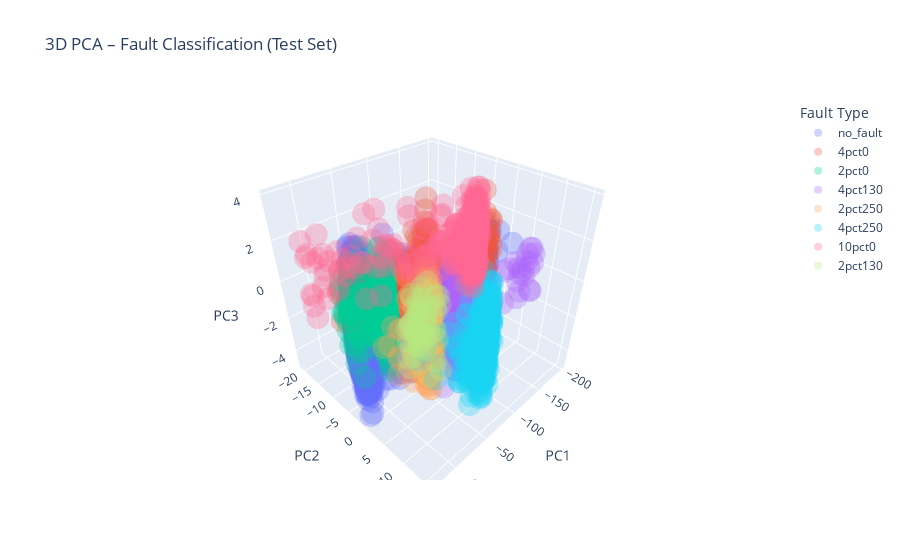
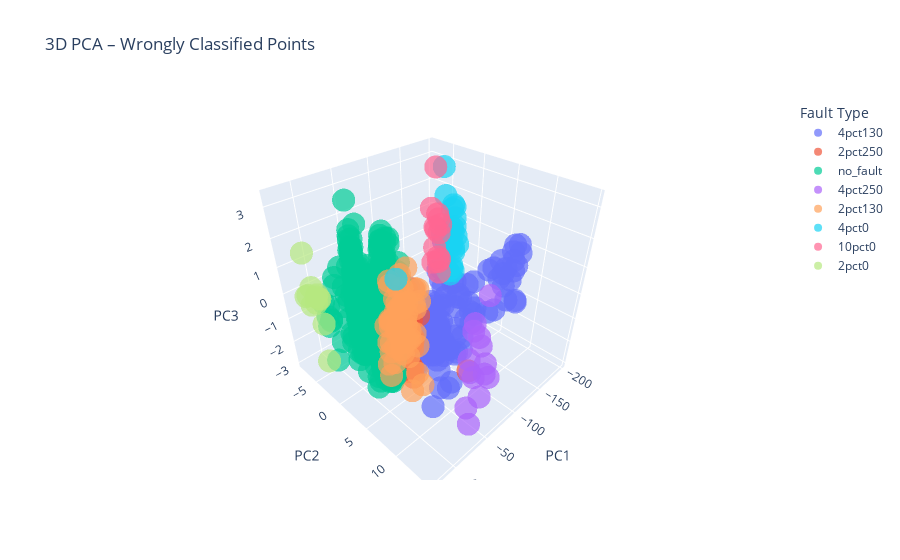

Here is the notebook cell these charts were saved with, in order:
### Code cell
import plotly.express as px

df_test = X_test.copy()
df_test["label"] = le.inverse_transform(y_test.values)
# add predicted labels
df_test["test_label"] = le.inverse_transform(y_pred)

fig = px.scatter_3d(
    df_test,
    x="pca_res_1",
    y="pca_res_2",
    z="pca_res_3",
    color="test_label",
    opacity=0.3,
    title="3D PCA – Fault Classification (Test Set)"
)

fig.update_layout(
    legend_title_text="Fault Type",
    scene=dict(
        xaxis_title="PC1",
        yaxis_title="PC2",
        zaxis_title="PC3"
    )
)

fig.upda

fig.write_html("pca_3d_faults_pred.html")
fig.show()


# plot wrogly classified points in 3d PCA
wrongly_classified = df_test[df_test["label"] != df_test["test_label"]]
fig_wrong = px.scatter_3d(
    wrongly_classified,
    x="pca_res_1",
    y="pca_res_2",
    z="pca_res_3",
    color="test_label",
    opacity=0.7,
    title="3D PCA – Wrongly Classified Points"
)

fig_wrong.update_layout(
    legend_title_text="Fault Type",
    scene=dict(
        xaxis_title="PC1",
        yaxis_title="PC2",
        zaxis_title="PC3"
    )
)
fig_wrong.write_html("pca_3d_wrongly_classified.html")
fig_wrong.show()

### Figure 1 — Plotly figure (JSON) as saved in the notebook; plotly's stock layout.template omitted (floating-point values rounded to 4 significant figures; data arrays with more than 128 entries replaced by an {"elided": "..."} marker saying what was removed)
{"data": [{"hovertemplate": "test_label=no_fault<br>pca_res_1=%{x}<br>pca_res_2=%{y}<br>pca_res_3=%{z}<extra></extra>", "legendgroup": "no_fault", "marker": {"color": "#636efa", "opacity": 0.3, "symbol": "circle"}, "mode": "markers", "name": "no_fault", "scene": "scene", "showlegend": true, "type": "scatter3d", "x": {"elided": "13769 float values"}, "y": {"elided": "13769 float values"}, "z": {"elided": "13769 float values"}}, {"hovertemplate": "test_label=4pct0<br>pca_res_1=%{x}<br>pca_res_2=%{y}<br>pca_res_3=%{z}<extra></extra>", "legendgroup": "4pct0", "marker": {"color": "#EF553B", "opacity": 0.3, "symbol": "circle"}, "mode": "markers", "name": "4pct0", "scene": "scene", "showlegend": true, "type": "scatter3d", "x": {"elided": "593 float values"}, "y": {"elided": "593 float values"}, "z": {"elided": "593 float values"}}, {"hovertemplate": "test_label=2pct0<br>pca_res_1=%{x}<br>pca_res_2=%{y}<br>pca_res_3=%{z}<extra></extra>", "legendgroup": "2pct0", "marker": {"color": "#00cc96", "opacity": 0.3, "symbol": "circle"}, "mode": "markers", "name": "2pct0", "scene": "scene", "showlegend": true, "type": "scatter3d", "x": {"elided": "443 float values"}, "y": {"elided": "443 float values"}, "z": {"elided": "443 float values"}}, {"hovertemplate": "test_label=4pct130<br>pca_res_1=%{x}<br>pca_res_2=%{y}<br>pca_res_3=%{z}<extra></extra>", "legendgroup": "4pct130", "marker": {"color": "#ab63fa", "opacity": 0.3, "symbol": "circle"}, "mode": "markers", "name": "4pct130", "scene": "scene", "showlegend": true, "type": "scatter3d", "x": {"elided": "642 float values"}, "y": {"elided": "642 float values"}, "z": {"elided": "642 float values"}}, {"hovertemplate": "test_label=2pct250<br>pca_res_1=%{x}<br>pca_res_2=%{y}<br>pca_res_3=%{z}<extra></extra>", "legendgroup": "2pct250", "marker": {"color": "#FFA15A", "opacity": 0.3, "symbol": "circle"}, "mode": "markers", "name": "2pct250", "scene": "scene", "showlegend": true, "type": "scatter3d", "x": {"elided": "602 float values"}, "y": {"elided": "602 float values"}, "z": {"elided": "602 float values"}}, {"hovertemplate": "test_label=4pct250<br>pca_res_1=%{x}<br>pca_res_2=%{y}<br>pca_res_3=%{z}<extra></extra>", "legendgroup": "4pct250", "marker": {"color": "#19d3f3", "opacity": 0.3, "symbol": "circle"}, "mode": "markers", "name": "4pct250", "scene": "scene", "showlegend": true, "type": "scatter3d", "x": {"elided": "586 float values"}, "y": {"elided": "586 float values"}, "z": {"elided": "586 float values"}}, {"hovertemplate": "test_label=10pct0<br>pca_res_1=%{x}<br>pca_res_2=%{y}<br>pca_res_3=%{z}<extra></extra>", "legendgroup": "10pct0", "marker": {"color": "#FF6692", "opacity": 0.3, "symbol": "circle"}, "mode": "markers", "name": "10pct0", "scene": "scene", "showlegend": true, "type": "scatter3d", "x": {"elided": "587 float values"}, "y": {"elided": "587 float values"}, "z": {"elided": "587 float values"}}, {"hovertemplate": "test_label=2pct130<br>pca_res_1=%{x}<br>pca_res_2=%{y}<br>pca_res_3=%{z}<extra></extra>", "legendgroup": "2pct130", "marker": {"color": "#B6E880", "opacity": 0.3, "symbol": "circle"}, "mode": "markers", "name": "2pct130", "scene": "scene", "showlegend": true, "type": "scatter3d", "x": [-9.046, -27.29, -11.71, -21.11, -11.55, -8.284, -12.03, -7.324, -11.61, -45.57, -26.76, -14.31, -16.58, -7.574, -25.11, -16.73, -12.66, -9.019, -16.98, -27.39, -13.33, -24.03, -28.71, -28.8, -29.68, -12.55, -44.69, -11.33, -13.99, -16.25, -9.239, -28.37, -49.39, -32.35, -24.58, -22.09, -7.723, -16.13, -50.32, -43.67, -42.71, -23.26, -15.01, -16.41, -46.4, -46.18, -25.75, -11.79, -28.09, -16.53, -31.04, -17.78, -16.43, -29.54, -30.02, -46.85, -23.29, -21.17], "y": [4.932, 5.196, 4.434, 4.678, 4.783, 4.65, 4.53, 4.711, 5.622, 4.811, 4.971, 4.898, 5.594, 4.486, 4.843, 5.458, 4.621, 4.943, 5.637, 5.499, 4.729, 4.975, 5.256, 5.391, 5.618, 5.943, 4.676, 5.576, 4.58, 5.335, 4.883, 5.151, 4.981, 5.258, 5.309, 5.249, 4.378, 5.442, 5.192, 4.993, 4.905, 5.239, 5.147, 4.974, 4.635, 4.932, 5.103, 5.77, 5.397, 5.609, 5.401, 5.717, 5.669, 4.986, 5.169, 5.058, 5.244, 5.204], "z": [0.2008, 0.2192, -0.9078, 0.7929, 1.707, -1.78, -0.53, -0.4049, 0.2192, -2.404, 1.267, -0.6765, 0.8492, -1.325, -1.141, 0.8241, 0.3148, 0.393, 0.2505, -0.4869, -1.327, 1.771, 0.4327, 1.98, -2.72, -0.06217, -0.6979, 1.229, 1.506, -0.09626, 0.4412, -0.02285, 0.5059, -0.6033, -0.6146, -0.1956, 0.1617, -0.7243, -2.972, 1.051, 0.5024, 0.8215, 0.6692, -0.1333, 0.2303, -1.189, -0.3898, 0.1978, -1.225, 1.505, -0.2409, 0.7919, -0.6789, 0.8926, 0.7791, 0.9782, -0.308, -0.5465]}], "layout": {"legend": {"title": {"text": "Fault Type"}, "tracegroupgap": 0}, "scene": {"domain": {"x": [0, 1], "y": [0, 1]}, "xaxis": {"title": {"text": "PC1"}}, "yaxis": {"title": {"text": "PC2"}}, "zaxis": {"title": {"text": "PC3"}}}, "title": {"text": "3D PCA – Fault Classification (Test Set)"}}}

### Figure 2 — Plotly figure (JSON) as saved in the notebook; plotly's stock layout.template omitted (floating-point values rounded to 4 significant figures; data arrays with more than 128 entries replaced by an {"elided": "..."} marker saying what was removed)
{"data": [{"hovertemplate": "test_label=4pct130<br>pca_res_1=%{x}<br>pca_res_2=%{y}<br>pca_res_3=%{z}<extra></extra>", "legendgroup": "4pct130", "marker": {"color": "#636efa", "opacity": 0.7, "symbol": "circle"}, "mode": "markers", "name": "4pct130", "scene": "scene", "showlegend": true, "type": "scatter3d", "x": [-107.0, -52.3, -168.6, -19.54, -21.32, -57.17, -61.47, -54.42, -50.78, -101.5, -57.03, -57.79, -49.49, -168.7, -31.57, -120.1, -58.86, -24.38, -194.7, -133.7, -95.35, -58.17, -38.78, -39.11, -60.69, -188.1, -62.53, -25.07, -90.77, -31.33, -152.9, -116.4, -58.88, -37.3, -117.0, -33.57, -32.9, -23.21, -151.8, -19.75, -148.7, -61.55, -21.38, -30.35, -178.1, -60.04, -181.8, -22.18, -61.25, -43.11, -110.0, -185.6, -60.62, -30.71, -36.15, -27.73, -34.6, -61.22, -83.6, -27.61, -18.28, -60.53, -189.8, -32.79, -33.25, -140.0, -112.2, -189.8, -102.8, -98.82, -21.56, -33.96, -103.8, -41.29, -51.21, -55.58, -60.41, -177.5, -24.51, -121.3, -98.76, -163.4, -57.96, -28.33, -156.4, -180.2, -30.09, -35.05, -86.39, -122.4, -23.44, -87.88, -39.79, -60.66, -38.47, -163.2, -52.24, -135.6, -48.93, -61.79, -21.51, -41.49, -39.39, -22.01], "y": [5.654, 5.493, 7.978, 6.238, 6.578, 6.696, 7.264, 5.829, 5.31, 5.359, 6.235, 6.312, 5.234, 8.743, 9.068, 6.334, 6.786, 7.226, 4.161, 7.33, 5.175, 6.641, 11.1, 11.13, 6.903, 7.362, 7.469, 7.175, 5.088, 9.12, 8.167, 6.478, 6.721, 10.56, 6.626, 9.429, 9.329, 7.059, 8.337, 6.311, 7.817, 7.067, 6.692, 8.647, 7.525, 6.946, 8.148, 6.688, 7.203, 12.21, 6.339, 7.954, 6.664, 8.91, 10.37, 8.019, 10.01, 6.943, 4.806, 7.934, 6.104, 6.821, 5.377, 9.25, 9.536, 7.525, 6.109, 4.819, 5.526, 5.466, 6.677, 9.62, 5.612, 11.77, 5.35, 6.035, 6.954, 8.405, 7.35, 6.629, 5.128, 8.316, 6.347, 8.277, 8.506, 7.513, 8.792, 9.906, 4.677, 6.632, 7.155, 4.681, 11.31, 7.044, 10.83, 8.527, 5.506, 7.418, 5.421, 7.013, 6.323, 11.75, 11.18, 6.761], "z": [-0.09952, -1.525, 1.143, 0.4086, 1.591, -0.07376, 0.5078, -0.8251, 0.2754, -0.4232, 0.0237, 0.4041, 0.4959, 1.488, 0.2726, -1.222, 0.6066, -1.084, -2.156, 0.8139, -2.196, -0.2755, 0.6577, -0.2717, 1.382, 0.3112, 0.841, -0.6279, -1.969, -0.536, 0.06375, -0.6829, 1.686, -1.712, 0.5125, 0.5791, -0.7276, -1.353, 0.7758, -0.2581, 1.037, -2.958, 0.9953, -0.5999, 1.227, -0.4125, -0.9409, 0.05764, 2.618, 1.614, -0.9203, -1.099, -0.07036, -2.76, -0.1466, 0.01084, -0.4463, -1.099, 1.241, 0.2125, -0.1017, 0.3991, -0.2932, -0.4337, -1.084, 0.8414, 0.4002, -0.5697, -0.03566, 0.6084, 0.9667, 0.04367, 0.07133, -0.02845, 0.3459, 0.5727, -0.4247, 1.041, -0.3146, -0.8342, 0.5206, 0.1756, -0.3374, -0.1421, -0.5015, 0.2156, 0.9639, 0.07582, -0.8991, -0.5878, -0.315, 0.447, -0.1764, 1.748, -1.426, 0.9462, -0.3999, -0.8595, -0.942, -0.9829, -0.7026, 0.4145, 0.4037, -0.3225]}, {"hovertemplate": "test_label=2pct250<br>pca_res_1=%{x}<br>pca_res_2=%{y}<br>pca_res_3=%{z}<extra></extra>", "legendgroup": "2pct250", "marker": {"color": "#EF553B", "opacity": 0.7, "symbol": "circle"}, "mode": "markers", "name": "2pct250", "scene": "scene", "showlegend": true, "type": "scatter3d", "x": [-12.31, -16.66, -15.73, -16.3, -16.19, -1.723, -16.31, -16.43, -19.37, -16.86, -13.45, -17.32, -17.09, -16.64, -13.9, 7.104, -44.51, 0.3897, -15.6, -17.76, -17.61, -16.21, -16.83, -12.16, -15.11, -15.51], "y": [6.102, 7.188, 6.948, 7.125, 7.225, 6.912, 7.19, 7.327, 8.063, 7.333, 6.301, 7.452, 7.286, 7.378, 6.529, 3.904, 12.51, 6.343, 6.896, 7.333, 7.65, 7.091, 7.223, 6.139, 6.826, 6.953], "z": [-1.012, -0.1959, 0.2982, -1.065, -0.05941, -0.625, 0.5808, -1.127, 0.9247, -1.491, 0.4256, 0.07539, 0.6935, -0.3077, -0.2285, 0.5294, -0.7539, 0.6229, 1.643, -0.05573, 1.744, -0.1674, -0.07124, -0.9087, -1.171, -1.31]}, {"hovertemplate": "test_label=no_fault<br>pca_res_1=%{x}<br>pca_res_2=%{y}<br>pca_res_3=%{z}<extra></extra>", "legendgroup": "no_fault", "marker": {"color": "#00cc96", "opacity": 0.7, "symbol": "circle"}, "mode": "markers", "name": "no_fault", "scene": "scene", "showlegend": true, "type": "scatter3d", "x": {"elided": "740 float values"}, "y": {"elided": "740 float values"}, "z": {"elided": "740 float values"}}, {"hovertemplate": "test_label=4pct250<br>pca_res_1=%{x}<br>pca_res_2=%{y}<br>pca_res_3=%{z}<extra></extra>", "legendgroup": "4pct250", "marker": {"color": "#ab63fa", "opacity": 0.7, "symbol": "circle"}, "mode": "markers", "name": "4pct250", "scene": "scene", "showlegend": true, "type": "scatter3d", "x": [-50.38, -45.41, -44.83, -48.9, -46.51, -49.1, -44.24, -48.13, -45.77, -43.18, -47.34, -48.95, -45.45, -44.87], "y": [14.62, 13.16, 12.73, 14.11, 13.48, 14.24, 12.58, 13.92, 12.94, 12.64, 13.7, 14.23, 12.94, 12.87], "z": [-0.7073, -0.9089, -0.7883, 2.017, 0.6163, -0.2359, -0.3168, -1.599, -2.993, -2.255, 0.3369, -0.6304, 1.01, 0.7542]}, {"hovertemplate": "test_label=2pct130<br>pca_res_1=%{x}<br>pca_res_2=%{y}<br>pca_res_3=%{z}<extra></extra>", "legendgroup": "2pct130", "marker": {"color": "#FFA15A", "opacity": 0.7, "symbol": "circle"}, "mode": "markers", "name": "2pct130", "scene": "scene", "showlegend": true, "type": "scatter3d", "x": [-9.046, -27.29, -11.71, -21.11, -11.55, -8.284, -12.03, -7.324, -11.61, -45.57, -26.76, -14.31, -16.58, -7.574, -25.11, -16.73, -12.66, -9.019, -16.98, -27.39, -13.33, -24.03, -28.71, -28.8, -29.68, -12.55, -44.69, -11.33, -13.99, -16.25, -9.239, -28.37, -49.39, -32.35, -24.58, -22.09, -7.723, -16.13, -50.32, -43.67, -42.71, -23.26, -15.01, -16.41, -46.4, -46.18, -25.75, -11.79, -28.09, -16.53, -31.04, -17.78, -16.43, -29.54, -30.02, -46.85, -23.29, -21.17], "y": [4.932, 5.196, 4.434, 4.678, 4.783, 4.65, 4.53, 4.711, 5.622, 4.811, 4.971, 4.898, 5.594, 4.486, 4.843, 5.458, 4.621, 4.943, 5.637, 5.499, 4.729, 4.975, 5.256, 5.391, 5.618, 5.943, 4.676, 5.576, 4.58, 5.335, 4.883, 5.151, 4.981, 5.258, 5.309, 5.249, 4.378, 5.442, 5.192, 4.993, 4.905, 5.239, 5.147, 4.974, 4.635, 4.932, 5.103, 5.77, 5.397, 5.609, 5.401, 5.717, 5.669, 4.986, 5.169, 5.058, 5.244, 5.204], "z": [0.2008, 0.2192, -0.9078, 0.7929, 1.707, -1.78, -0.53, -0.4049, 0.2192, -2.404, 1.267, -0.6765, 0.8492, -1.325, -1.141, 0.8241, 0.3148, 0.393, 0.2505, -0.4869, -1.327, 1.771, 0.4327, 1.98, -2.72, -0.06217, -0.6979, 1.229, 1.506, -0.09626, 0.4412, -0.02285, 0.5059, -0.6033, -0.6146, -0.1956, 0.1617, -0.7243, -2.972, 1.051, 0.5024, 0.8215, 0.6692, -0.1333, 0.2303, -1.189, -0.3898, 0.1978, -1.225, 1.505, -0.2409, 0.7919, -0.6789, 0.8926, 0.7791, 0.9782, -0.308, -0.5465]}, {"hovertemplate": "test_label=4pct0<br>pca_res_1=%{x}<br>pca_res_2=%{y}<br>pca_res_3=%{z}<extra></extra>", "legendgroup": "4pct0", "marker": {"color": "#19d3f3", "opacity": 0.7, "symbol": "circle"}, "mode": "markers", "name": "4pct0", "scene": "scene", "showlegend": true, "type": "scatter3d", "x": [-191.2, -182.4, -193.9, -197.4, -175.9, -187.3, -185.6, -184.0, -192.8, -185.8, -180.9, -190.6, -192.3, -197.7, -80.47, -192.5, -189.0, -187.6, -185.7, -189.9, -180.4, -183.8, -180.0, -180.1, -178.0, -190.1, -184.2], "y": [-3.506, -2.819, -3.518, -5.62, -1.876, -2.554, -3.754, -3.177, -5.444, -2.089, -2.692, -3.585, -5.014, -6.1, -2.513, -4.827, -3.329, -3.377, -2.64, -4.599, -2.281, -2.588, -2.745, -2.442, -1.98, -3.395, -3.335], "z": [-1.194, 0.7529, 1.398, -1.198, 0.05869, 0.379, -1.279, -1.327, 2.772, 0.1077, 0.1573, 0.5907, 1.727, -0.001129, -0.1108, 0.4039, -1.008, 1.391, 0.7834, -0.08237, -0.1869, -1.095, -0.0006778, 0.6061, 1.268, 1.531, 0.3401]}, {"hovertemplate": "test_label=10pct0<br>pca_res_1=%{x}<br>pca_res_2=%{y}<br>pca_res_3=%{z}<extra></extra>", "legendgroup": "10pct0", "marker": {"color": "#FF6692", "opacity": 0.7, "symbol": "circle"}, "mode": "markers", "name": "10pct0", "scene": "scene", "showlegend": true, "type": "scatter3d", "x": [-197.5, -196.3, -197.6, -196.7, -197.6, -195.9, -197.3, -194.3, -197.6, -195.3, -196.2, -196.1, -198.2, -197.6], "y": [-6.406, -8.124, -6.591, -7.348, -6.828, -7.421, -6.992, -7.04, -6.845, -6.596, -7.818, -6.459, -7.601, -6.712], "z": [0.3618, 0.9042, -1.235, 2.59, -1.366, -0.7543, 0.764, 0.1302, -1.146, 0.6123, -1.505, -1.818, 0.1328, -0.02448]}, {"hovertemplate": "test_label=2pct0<br>pca_res_1=%{x}<br>pca_res_2=%{y}<br>pca_res_3=%{z}<extra></extra>", "legendgroup": "2pct0", "marker": {"color": "#B6E880", "opacity": 0.7, "symbol": "circle"}, "mode": "markers", "name": "2pct0", "scene": "scene", "showlegend": true, "type": "scatter3d", "x": [26.59, 20.7, 26.44, 22.72, 19.48, 25.93, 20.57, 26.86, 16.14, 20.55, 19.06, 21.29], "y": [-2.39, -3.065, -2.632, -2.783, -4.822, -2.332, -3.093, -2.759, -6.514, -5.096, -6.452, -5.115], "z": [0.7899, 0.4456, 0.6701, 0.5356, 0.6063, -1.834, -0.5174, 0.4301, 0.0323, -0.08356, 0.03407, 1.8]}], "layout": {"legend": {"title": {"text": "Fault Type"}, "tracegroupgap": 0}, "scene": {"domain": {"x": [0, 1], "y": [0, 1]}, "xaxis": {"title": {"text": "PC1"}}, "yaxis": {"title": {"text": "PC2"}}, "zaxis": {"title": {"text": "PC3"}}}, "title": {"text": "3D PCA – Wrongly Classified Points"}}}
